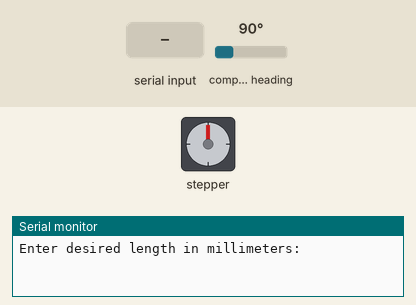
This sketch was run on a simulated Arduino Uno, built with avr-gcc and run on an emulated ATmega328P. On the bench: stepper motor, the last lines printed to the serial monitor. The test bench sets the inputs (shaded band); at power-on: compass heading 90°. Stepper angles assume 200 steps per turn.

Above: at 1.2 s.
1.3 s: "90,45\n" received over Serial
At 1.63 s:
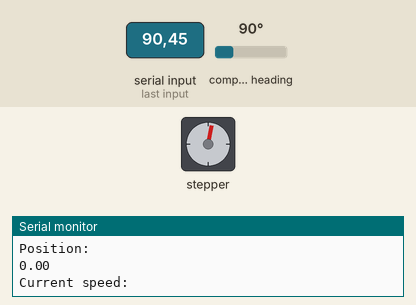
At 2.03 s:
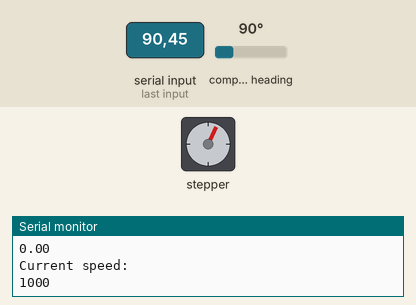
4.3 s: compass heading set to 7°
At 4.63 s:
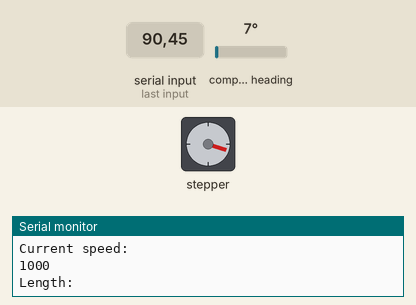
7.3 s: compass heading set to 269°
At 7.47 s:
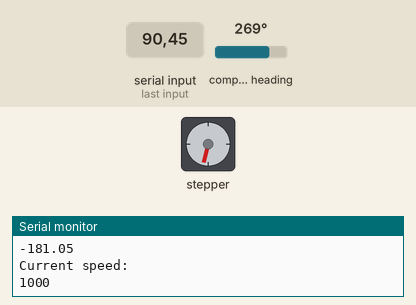
10.3 s: compass heading set to 352°
13.3 s: compass heading set to 346°
16.3 s: compass heading set to 180°
Timing chart, 0 to 20.3 s (numbered marks = the images above; inputs shaded):
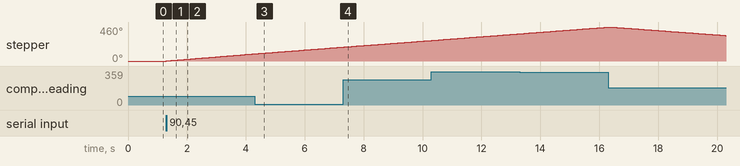

Measured:
- after the input at 1.3 s, stepper: keeps turning clockwise at about 33°/s, starting at once

The sketch:

tell_it_where_to_go.ino
```cpp
// Takes user input for cable length and moves to position before asking user for next location input.

// Include encoder and AccelStepper libraries:
#include <AS5600.h>
#include <AccelStepper.h>

// Initialize encoder and position variables:
AS5600 encoder;
int speed;
//int requestedPosition = 360;  // in degrees
//int requestedLength = 100; // in millimeters
float currentPosition;
float currentLength;
float startLength = 0;
float pulleyRadius = 26.25; //in mm
float positionDiff;
float lengthDiff;
float output;
float lastOutput;
float initPosition;
float position;
float revolutions = 0;

// Define stepper motor connections and motor interface type (1 when using driver):
#define dirPin 3
#define stepPin 2
#define motorInterfaceType 1

// Create new instance of AccelStepper class:
AccelStepper stepper = AccelStepper(motorInterfaceType, stepPin, dirPin);


//------------------------------------------------------------------------------------------------
void setup() {
  // Begin serial communication:
  Serial.begin(9600);

  // Set the maximum speed in steps per second:
  stepper.setMaxSpeed(2000);

  // Find initial encoder values for zeroing
  output = encoder.getPosition();
  initPosition = output;
  lastOutput = output;
  position = output;
}

//------------------------------------------------------------------------------------------------
void loop() {
  Serial.println("Enter desired length in millimeters:");
  while (Serial.available() == 0){
  }
  float requestedLength = Serial.parseFloat();
  requestedLength = -requestedLength;
  Serial.read();
  boolean flag = false;

  while (flag == false){
    // Monitor encoder position
    output = encoder.getPosition();           // get the raw value of the encoder

    if ((lastOutput - output) > 2047 )        // check if a full rotation has been made
      revolutions++;
    if ((lastOutput - output) < -2047 )
      revolutions--;

    currentPosition = (revolutions * 4096 + output - initPosition)* 0.087890625;   // calculate the position *IN DEGREES* the the encoder is at based off of the number of revolutions
    currentLength = startLength + (currentPosition/360)*2*M_PI*pulleyRadius;
    float printLength = -currentLength;

    Serial.println("Length:");
    Serial.println(printLength);
    Serial.println("Position:");
    Serial.println(currentPosition);

    lastOutput = output;                      // save the last raw value for the next loop

    // Set the speed in steps per second:
    speed = 1000;
    stepper.setSpeed(speed);
    // Run stepper until position reached
    //positionDiff = currentPosition - requestedPosition;   // check rotation
    lengthDiff = currentLength - requestedLength;      // check length
    if (lengthDiff < 0) {
      stepper.setSpeed(-speed);
    }

    if (currentLength < (requestedLength + 1) && currentLength > (requestedLength - 1)){    //stop if position is within requestedPosition bounds
      stepper.setSpeed(0);
      flag = true;
    }
    Serial.println("Current speed:");
    Serial.println(speed);
    stepper.runSpeed(); //run stepper at set speed
  }
}
```
